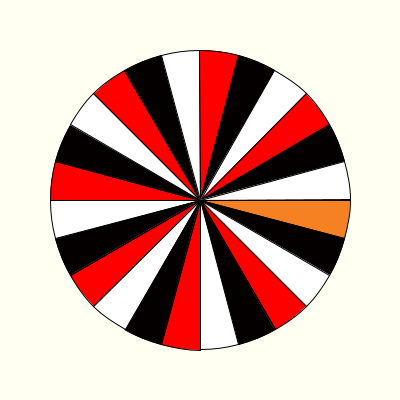
Frame 1 (no input)
Frame 60 (the mouse pressed at the canvas centre just before this capture): identical to frame 1, image omitted
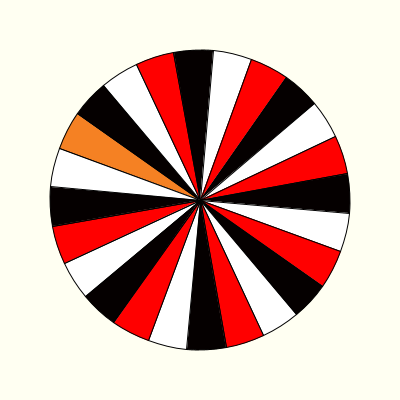
Frame 120 (the mouse held since frame 60 and released just before this capture)

The Processing sketch that drew these frames (run headless with seeded random() and noise(); from frame 60 on, the mouse is pressed at the canvas centre):

// Processing sketch: week16_8
// ── week16_8.pde
void setup()
{
  size(400,400);
}
void draw()
{
  background(#FFFFF2);
  float dx = radians(mouseX);
  for(int i=0; i<24; i++){
    if(i==0) fill(#F58123);
    else if(i%3==0) fill(#FF0000);
    else if(i%3==1) fill(#050000);
    else fill(255,255,255);
    float a = radians(360/24);
    arc(200, 200, 300, 300, a*i+dx, a*i+a+dx, PIE);
  }
}
